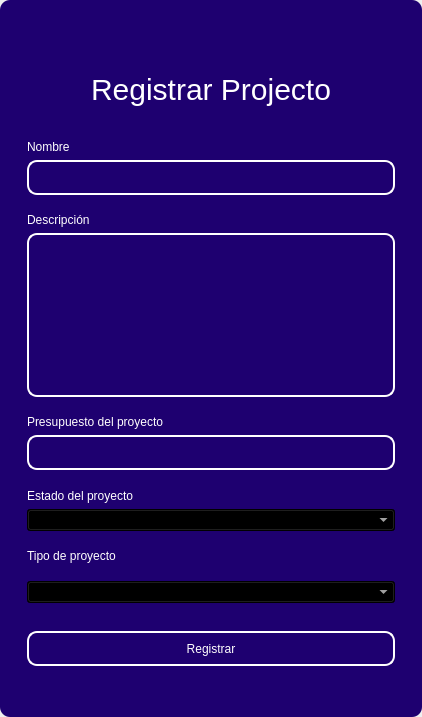
<?xml version="1.0" encoding="UTF-8"?>
<ui version="4.0">
 <class>MainWindow</class>
 <widget class="QMainWindow" name="MainWindow">
  <property name="geometry">
   <rect>
    <x>0</x>
    <y>0</y>
    <width>422</width>
    <height>717</height>
   </rect>
  </property>
  <property name="windowTitle">
   <string>MainWindow</string>
  </property>
  <property name="styleSheet">
   <string notr="true"/>
  </property>
  <widget class="QWidget" name="centralwidget">
   <property name="styleSheet">
    <string notr="true"/>
   </property>
   <layout class="QVBoxLayout" name="verticalLayout">
    <property name="spacing">
     <number>0</number>
    </property>
    <property name="leftMargin">
     <number>0</number>
    </property>
    <property name="topMargin">
     <number>0</number>
    </property>
    <property name="rightMargin">
     <number>0</number>
    </property>
    <property name="bottomMargin">
     <number>0</number>
    </property>
    <item>
     <widget class="QFrame" name="frame">
      <property name="enabled">
       <bool>true</bool>
      </property>
      <property name="styleSheet">
       <string notr="true">QFrame {
	border-radius:10px;
	background-color:#1E0070;
 }
</string>
      </property>
      <property name="frameShape">
       <enum>QFrame::StyledPanel</enum>
      </property>
      <property name="frameShadow">
       <enum>QFrame::Raised</enum>
      </property>
      <layout class="QVBoxLayout" name="verticalLayout_2">
       <item>
        <widget class="QFrame" name="frame_superior">
         <property name="minimumSize">
          <size>
           <width>0</width>
           <height>40</height>
          </size>
         </property>
         <property name="maximumSize">
          <size>
           <width>16777215</width>
           <height>40</height>
          </size>
         </property>
         <property name="styleSheet">
          <string notr="true">QPushButton{
border-radius:18px;
}

QPushButton:hover{
	background-color: rgb(0, 0, 0);
}
</string>
         </property>
         <property name="frameShape">
          <enum>QFrame::StyledPanel</enum>
         </property>
         <property name="frameShadow">
          <enum>QFrame::Raised</enum>
         </property>
         <layout class="QHBoxLayout" name="horizontalLayout_3">
          <property name="spacing">
           <number>4</number>
          </property>
          <property name="leftMargin">
           <number>0</number>
          </property>
          <property name="topMargin">
           <number>0</number>
          </property>
          <property name="rightMargin">
           <number>0</number>
          </property>
          <property name="bottomMargin">
           <number>0</number>
          </property>
          <item>
           <widget class="QPushButton" name="btn_icon">
            <property name="text">
             <string/>
            </property>
            <property name="iconSize">
             <size>
              <width>40</width>
              <height>40</height>
             </size>
            </property>
           </widget>
          </item>
          <item>
           <spacer name="horizontalSpacer_2">
            <property name="orientation">
             <enum>Qt::Horizontal</enum>
            </property>
            <property name="sizeHint" stdset="0">
             <size>
              <width>443</width>
              <height>20</height>
             </size>
            </property>
           </spacer>
          </item>
          <item>
           <widget class="QPushButton" name="bt_minimizar">
            <property name="minimumSize">
             <size>
              <width>38</width>
              <height>38</height>
             </size>
            </property>
            <property name="maximumSize">
             <size>
              <width>38</width>
              <height>38</height>
             </size>
            </property>
            <property name="cursor">
             <cursorShape>PointingHandCursor</cursorShape>
            </property>
            <property name="text">
             <string/>
            </property>
            <property name="icon">
             <iconset>
              <normaloff>image/minus.svg</normaloff>image/minus.svg</iconset>
            </property>
            <property name="iconSize">
             <size>
              <width>38</width>
              <height>38</height>
             </size>
            </property>
           </widget>
          </item>
          <item>
           <widget class="QPushButton" name="bt_maximizar">
            <property name="minimumSize">
             <size>
              <width>38</width>
              <height>38</height>
             </size>
            </property>
            <property name="maximumSize">
             <size>
              <width>38</width>
              <height>38</height>
             </size>
            </property>
            <property name="cursor">
             <cursorShape>PointingHandCursor</cursorShape>
            </property>
            <property name="text">
             <string/>
            </property>
            <property name="icon">
             <iconset>
              <normaloff>image/chevron-up.svg</normaloff>image/chevron-up.svg</iconset>
            </property>
            <property name="iconSize">
             <size>
              <width>38</width>
              <height>38</height>
             </size>
            </property>
           </widget>
          </item>
          <item>
           <widget class="QPushButton" name="bt_restaurar">
            <property name="minimumSize">
             <size>
              <width>38</width>
              <height>38</height>
             </size>
            </property>
            <property name="maximumSize">
             <size>
              <width>38</width>
              <height>38</height>
             </size>
            </property>
            <property name="cursor">
             <cursorShape>PointingHandCursor</cursorShape>
            </property>
            <property name="text">
             <string/>
            </property>
            <property name="icon">
             <iconset>
              <normaloff>image/chevron-down.svg</normaloff>image/chevron-down.svg</iconset>
            </property>
            <property name="iconSize">
             <size>
              <width>38</width>
              <height>38</height>
             </size>
            </property>
           </widget>
          </item>
          <item>
           <widget class="QPushButton" name="bt_cerrar">
            <property name="minimumSize">
             <size>
              <width>38</width>
              <height>38</height>
             </size>
            </property>
            <property name="maximumSize">
             <size>
              <width>38</width>
              <height>38</height>
             </size>
            </property>
            <property name="cursor">
             <cursorShape>PointingHandCursor</cursorShape>
            </property>
            <property name="text">
             <string/>
            </property>
            <property name="icon">
             <iconset>
              <normaloff>image/x.svg</normaloff>image/x.svg</iconset>
            </property>
            <property name="iconSize">
             <size>
              <width>38</width>
              <height>38</height>
             </size>
            </property>
           </widget>
          </item>
         </layout>
        </widget>
       </item>
       <item>
        <widget class="QFrame" name="frame_3">
         <property name="styleSheet">
          <string notr="true">QLabel {
	color: rgb(255, 255, 254);
	font: 12pt &quot;Arial&quot;;
	background-color: rgba(0, 0, 0,0);
}

QTextEdit{
background-color: rgba(0, 0, 0,0);
border-radius:10px; 
font: 12pt &quot;Arial&quot;;
color: rgb(255, 255, 254);
border: 2px solid  rgb(255, 255, 255);

}

QTextEdit:hover{
background-color: rgba(0, 0, 0,0);
border-radius:10px; 
font: 12pt &quot;Arial&quot;;
border: 2px solid  rgb(120, 0, 171);
}

QTextEdit:focus{
background-color: rgb(0, 0, 0);
border-radius:10px; 
font: 12pt &quot;Arial&quot;;
border: 2px solid rgb(120, 0, 171);
}

QLineEdit{
background-color: rgba(0, 0, 0,0);
border-radius:10px; 
font: 12pt &quot;Arial&quot;;
color: rgb(255, 255, 254);
border: 2px solid  rgb(255, 255, 255);

}

QLineEdit:hover{
background-color: rgba(0, 0, 0,0);
border-radius:10px; 
font: 12pt &quot;Arial&quot;;
border: 2px solid  rgb(120, 0, 171);
}

QLineEdit:focus{
background-color: rgb(0, 0, 0);
border-radius:10px; 
font: 12pt &quot;Arial&quot;;
border: 2px solid rgb(120, 0, 171);
}

QCheckBox{
	font: 12pt &quot;Arial&quot;;
	color: rgb(255, 255, 255);
}

QCheckBox::indicator {
    width: 18px;
    height:18px;
}

QCheckBox::indicator:unchecked {
   background-image: url(image/square.svg);
}

QCheckBox::indicator:checked {
   background-image: url(image/check-square.svg);
}

QPushButton{
border-radius:10px; 
font: 12pt &quot;Arial&quot;;
color: rgb(255, 255, 254);
border: 2px solid #ffffff;
}

QPushButton:hover{
border-radius:10px; 
font: 12pt &quot;Arial&quot;;
color: rgb(255, 255, 255);
border: 2px solid rgb(120, 0, 171);
	background-color: rgb(120, 0, 171);
}
</string>
         </property>
         <property name="frameShape">
          <enum>QFrame::StyledPanel</enum>
         </property>
         <property name="frameShadow">
          <enum>QFrame::Raised</enum>
         </property>
         <layout class="QHBoxLayout" name="horizontalLayout_4">
          <item>
           <layout class="QVBoxLayout" name="verticalLayout_4">
            <property name="spacing">
             <number>5</number>
            </property>
            <property name="rightMargin">
             <number>0</number>
            </property>
            <property name="bottomMargin">
             <number>0</number>
            </property>
            <item>
             <widget class="QLabel" name="label_3">
              <property name="minimumSize">
               <size>
                <width>100</width>
                <height>50</height>
               </size>
              </property>
              <property name="styleSheet">
               <string notr="true">font-size: 30px;
color: rgb(255, 255, 255);</string>
              </property>
              <property name="text">
               <string>Registrar Projecto</string>
              </property>
              <property name="alignment">
               <set>Qt::AlignCenter</set>
              </property>
             </widget>
            </item>
            <item>
             <widget class="QFrame" name="frame_4">
              <property name="maximumSize">
               <size>
                <width>400</width>
                <height>700</height>
               </size>
              </property>
              <property name="styleSheet">
               <string notr="true">QLabel {
	color: rgb(255, 255, 254);
	font: 12pt &quot;Arial&quot;;
	background-color: rgba(0, 0, 0,0);
}

QTextEdit{
background-color: rgba(0, 0, 0,0);
border-radius:10px; 
font: 12pt &quot;Arial&quot;;
color: rgb(255, 255, 254);
border: 2px solid  rgb(255, 255, 255);

}

QTextEdit:hover{
background-color: rgba(0, 0, 0,0);
border-radius:10px; 
font: 12pt &quot;Arial&quot;;
border: 2px solid  rgb(120, 0, 171);
}

QTextEdit:focus{
background-color: rgb(0, 0, 0);
border-radius:10px; 
font: 12pt &quot;Arial&quot;;
border: 2px solid rgb(120, 0, 171);
}

QLineEdit{
background-color: rgba(0, 0, 0,0);
border-radius:10px; 
font: 12pt &quot;Arial&quot;;
color: rgb(255, 255, 254);
border: 2px solid  rgb(255, 255, 255);

}

QLineEdit:hover{
background-color: rgba(0, 0, 0,0);
border-radius:10px; 
font: 12pt &quot;Arial&quot;;
border: 2px solid  rgb(120, 0, 171);
}

QLineEdit:focus{
background-color: rgb(0, 0, 0);
border-radius:10px; 
font: 12pt &quot;Arial&quot;;
border: 2px solid rgb(120, 0, 171);
}

QCheckBox{
	font: 12pt &quot;Arial&quot;;
	color: rgb(255, 255, 255);
}

QCheckBox::indicator {
    width: 18px;
    height:18px;
}

QCheckBox::indicator:unchecked {
   background-image: url(image/square.svg);
}

QCheckBox::indicator:checked {
   background-image: url(image/check-square.svg);
}

QPushButton{
border-radius:10px; 
font: 12pt &quot;Arial&quot;;
color: rgb(255, 255, 254);
border: 2px solid #ffffff;
}

QPushButton:hover{
border-radius:10px; 
font: 12pt &quot;Arial&quot;;
color: rgb(255, 255, 255);
border: 2px solid rgb(120, 0, 171);
	background-color: rgb(120, 0, 171);
}
</string>
              </property>
              <property name="frameShape">
               <enum>QFrame::StyledPanel</enum>
              </property>
              <property name="frameShadow">
               <enum>QFrame::Raised</enum>
              </property>
              <layout class="QVBoxLayout" name="verticalLayout_3">
               <property name="leftMargin">
                <number>9</number>
               </property>
               <property name="topMargin">
                <number>9</number>
               </property>
               <property name="rightMargin">
                <number>9</number>
               </property>
               <property name="bottomMargin">
                <number>9</number>
               </property>
               <item>
                <spacer name="verticalSpacer_3">
                 <property name="orientation">
                  <enum>Qt::Vertical</enum>
                 </property>
                 <property name="sizeHint" stdset="0">
                  <size>
                   <width>20</width>
                   <height>40</height>
                  </size>
                 </property>
                </spacer>
               </item>
               <item>
                <widget class="QLabel" name="label_4">
                 <property name="text">
                  <string>Nombre</string>
                 </property>
                </widget>
               </item>
               <item>
                <widget class="QLineEdit" name="nametxt">
                 <property name="minimumSize">
                  <size>
                   <width>0</width>
                   <height>35</height>
                  </size>
                 </property>
                 <property name="text">
                  <string/>
                 </property>
                </widget>
               </item>
               <item>
                <spacer name="verticalSpacer_4">
                 <property name="orientation">
                  <enum>Qt::Vertical</enum>
                 </property>
                 <property name="sizeHint" stdset="0">
                  <size>
                   <width>20</width>
                   <height>40</height>
                  </size>
                 </property>
                </spacer>
               </item>
               <item>
                <widget class="QLabel" name="label_8">
                 <property name="text">
                  <string>Descripción</string>
                 </property>
                </widget>
               </item>
               <item>
                <widget class="QTextEdit" name="descriptiontxt"/>
               </item>
               <item>
                <spacer name="verticalSpacer">
                 <property name="orientation">
                  <enum>Qt::Vertical</enum>
                 </property>
                 <property name="sizeHint" stdset="0">
                  <size>
                   <width>20</width>
                   <height>40</height>
                  </size>
                 </property>
                </spacer>
               </item>
               <item>
                <widget class="QLabel" name="label_5">
                 <property name="text">
                  <string>Presupuesto del proyecto</string>
                 </property>
                </widget>
               </item>
               <item>
                <widget class="QLineEdit" name="budgettxt">
                 <property name="minimumSize">
                  <size>
                   <width>0</width>
                   <height>35</height>
                  </size>
                 </property>
                 <property name="maximumSize">
                  <size>
                   <width>16777215</width>
                   <height>16777215</height>
                  </size>
                 </property>
                 <property name="echoMode">
                  <enum>QLineEdit::Normal</enum>
                 </property>
                </widget>
               </item>
               <item>
                <spacer name="verticalSpacer_5">
                 <property name="orientation">
                  <enum>Qt::Vertical</enum>
                 </property>
                 <property name="sizeHint" stdset="0">
                  <size>
                   <width>20</width>
                   <height>40</height>
                  </size>
                 </property>
                </spacer>
               </item>
               <item>
                <widget class="QLabel" name="label">
                 <property name="text">
                  <string>Estado del proyecto</string>
                 </property>
                </widget>
               </item>
               <item>
                <widget class="QComboBox" name="status_combobox">
                 <property name="styleSheet">
                  <string notr="true">background-color: rgb(0, 0, 0);
color: rgb(255, 255, 255);</string>
                 </property>
                </widget>
               </item>
               <item>
                <spacer name="verticalSpacer_6">
                 <property name="orientation">
                  <enum>Qt::Vertical</enum>
                 </property>
                 <property name="sizeHint" stdset="0">
                  <size>
                   <width>20</width>
                   <height>40</height>
                  </size>
                 </property>
                </spacer>
               </item>
               <item>
                <widget class="QLabel" name="label_2">
                 <property name="text">
                  <string>Tipo de proyecto</string>
                 </property>
                </widget>
               </item>
               <item>
                <spacer name="verticalSpacer_10">
                 <property name="orientation">
                  <enum>Qt::Vertical</enum>
                 </property>
                 <property name="sizeHint" stdset="0">
                  <size>
                   <width>20</width>
                   <height>40</height>
                  </size>
                 </property>
                </spacer>
               </item>
               <item>
                <widget class="QComboBox" name="type_combobox">
                 <property name="styleSheet">
                  <string notr="true">background-color: rgb(0, 0, 0);
color: rgb(255, 255, 255);</string>
                 </property>
                </widget>
               </item>
               <item>
                <spacer name="verticalSpacer_9">
                 <property name="orientation">
                  <enum>Qt::Vertical</enum>
                 </property>
                 <property name="sizeHint" stdset="0">
                  <size>
                   <width>20</width>
                   <height>50</height>
                  </size>
                 </property>
                </spacer>
               </item>
               <item>
                <widget class="QPushButton" name="btn_add">
                 <property name="minimumSize">
                  <size>
                   <width>0</width>
                   <height>35</height>
                  </size>
                 </property>
                 <property name="cursor">
                  <cursorShape>PointingHandCursor</cursorShape>
                 </property>
                 <property name="text">
                  <string>Registrar</string>
                 </property>
                </widget>
               </item>
               <item>
                <spacer name="verticalSpacer_7">
                 <property name="orientation">
                  <enum>Qt::Vertical</enum>
                 </property>
                 <property name="sizeHint" stdset="0">
                  <size>
                   <width>20</width>
                   <height>40</height>
                  </size>
                 </property>
                </spacer>
               </item>
               <item>
                <spacer name="verticalSpacer_8">
                 <property name="orientation">
                  <enum>Qt::Vertical</enum>
                 </property>
                 <property name="sizeHint" stdset="0">
                  <size>
                   <width>20</width>
                   <height>40</height>
                  </size>
                 </property>
                </spacer>
               </item>
              </layout>
             </widget>
            </item>
           </layout>
          </item>
         </layout>
        </widget>
       </item>
      </layout>
     </widget>
    </item>
   </layout>
  </widget>
 </widget>
 <resources/>
 <connections/>
</ui>
